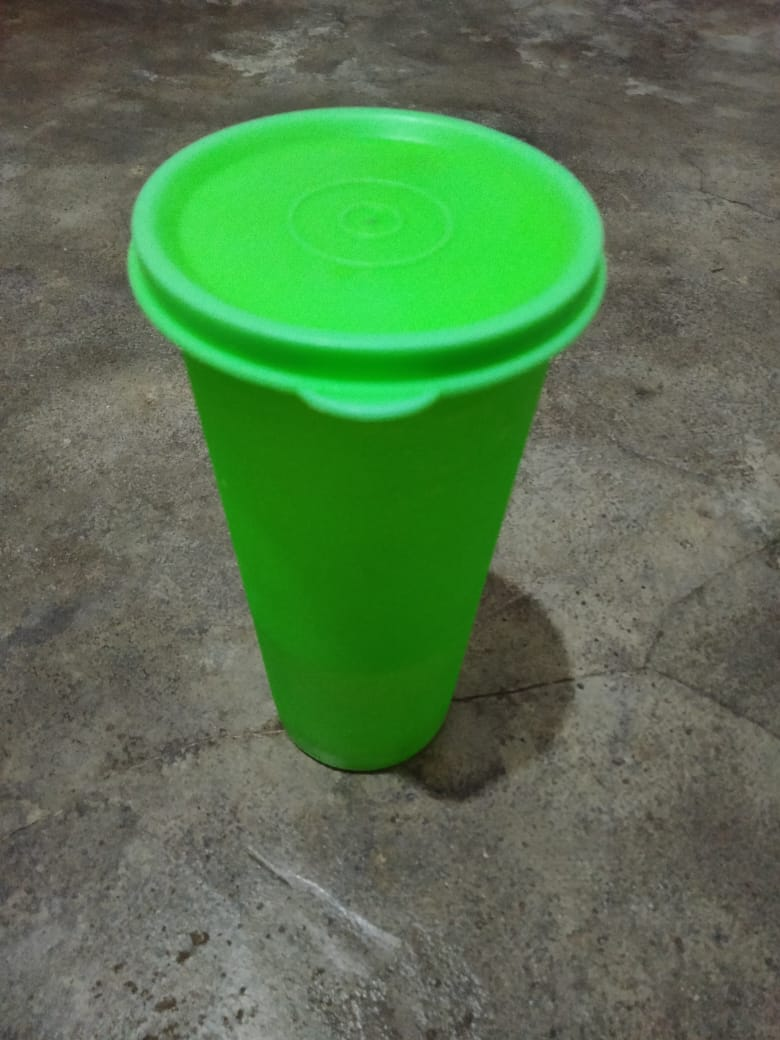
#> input picture Rio Adrian_1MIO_062340833237/Tambahan/botol.jpg, 780 x 1040 px, found by its file name
$ python Tambahan_botol.py
#> lines starting #> are read from the running program, lines starting #| are printed output that depends on the picture; after the words box and inside, x2 and y2 are one past the last pixel; in counts of white or black regions, pixels touching at a corner belong together
#> further down, original is the input picture: shape (1040, 780, 3); mean B, G, R 78.1, 116.2, 85.6
import cv2
import numpy as np
import matplotlib.pyplot as plt

# Fungsi untuk melakukan deteksi tepi pada gambar
def edge_detection(image):
    gray = cv2.cvtColor(image, cv2.COLOR_BGR2GRAY)
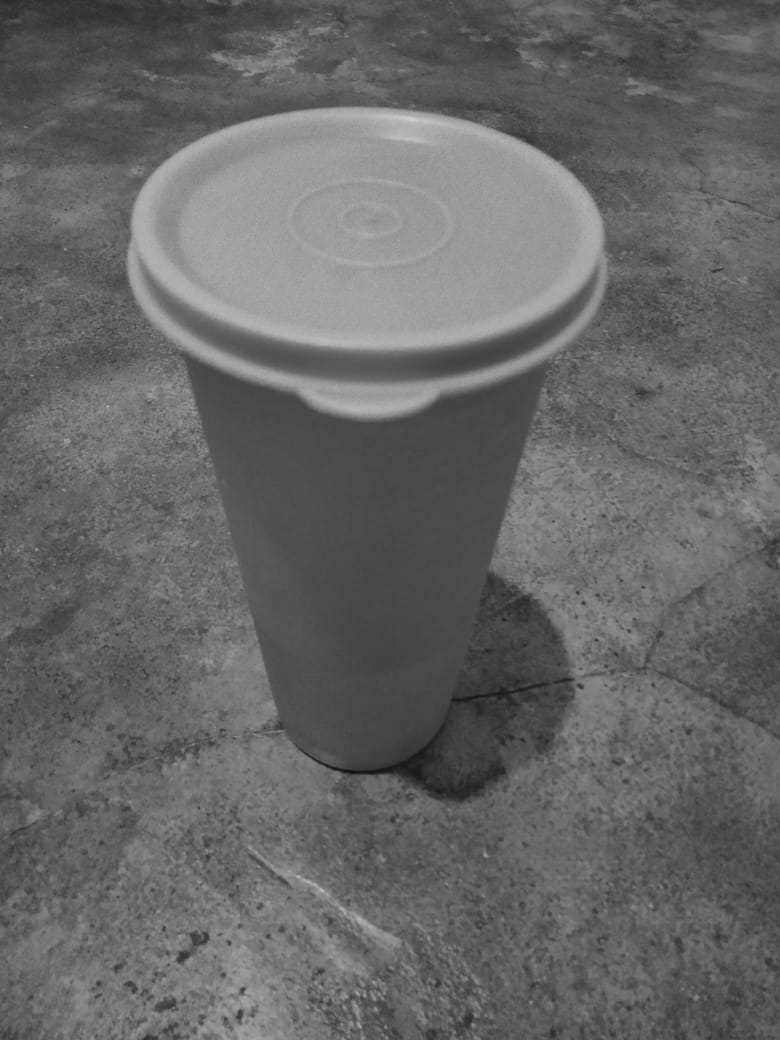
#> gray: shape (1040, 780); min 16, max 207, mean 102.7
    edges = cv2.Canny(gray, 50, 150)
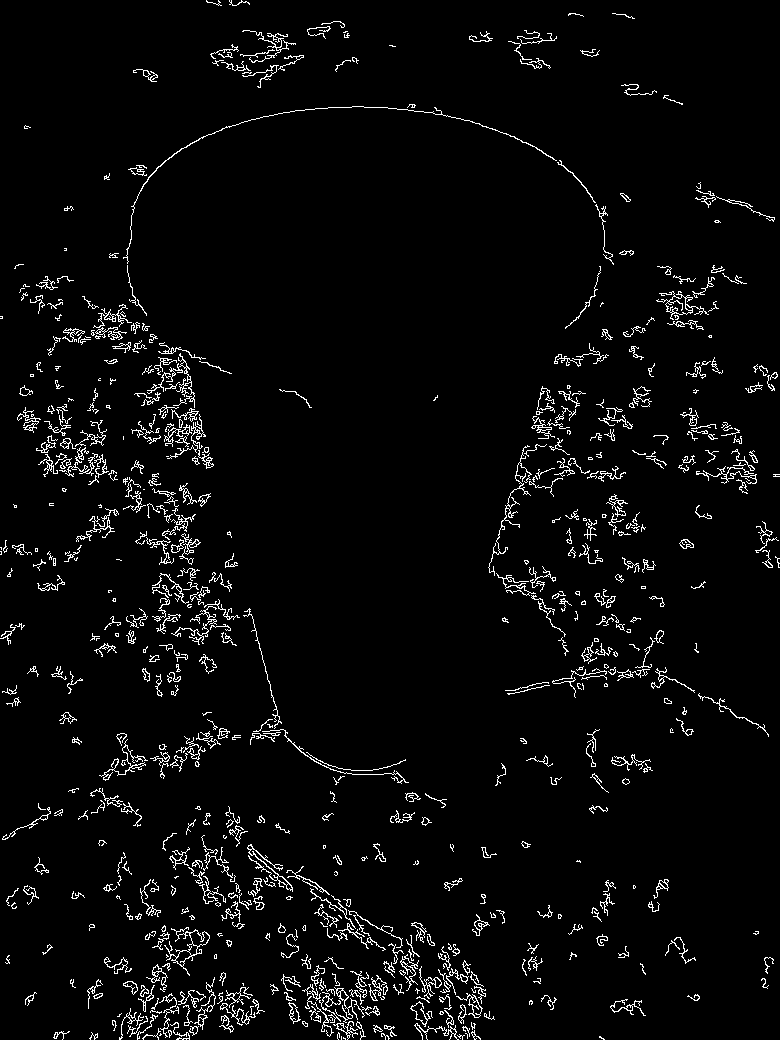
#> edges: shape (1040, 780); 3.8% white in thin lines or dots
    return cv2.cvtColor(edges, cv2.COLOR_GRAY2RGB)
#> returned value: shape (1040, 780, 3); 3.8% white in thin lines or dots

# Fungsi untuk melakukan segmentasi pada gambar
def remove_background(image):
    hsv = cv2.cvtColor(image, cv2.COLOR_BGR2HSV)
#> hsv: shape (1040, 780, 3); mean H, S, V 35.8, 77.5, 117.6
    lower_green = np.array([40, 40, 40])  # Nilai batas rendah untuk warna hijau dalam format HSV
    upper_green = np.array([80, 255, 255])  # Nilai batas tinggi untuk warna hijau dalam format HSV
    mask = cv2.inRange(hsv, lower_green, upper_green)
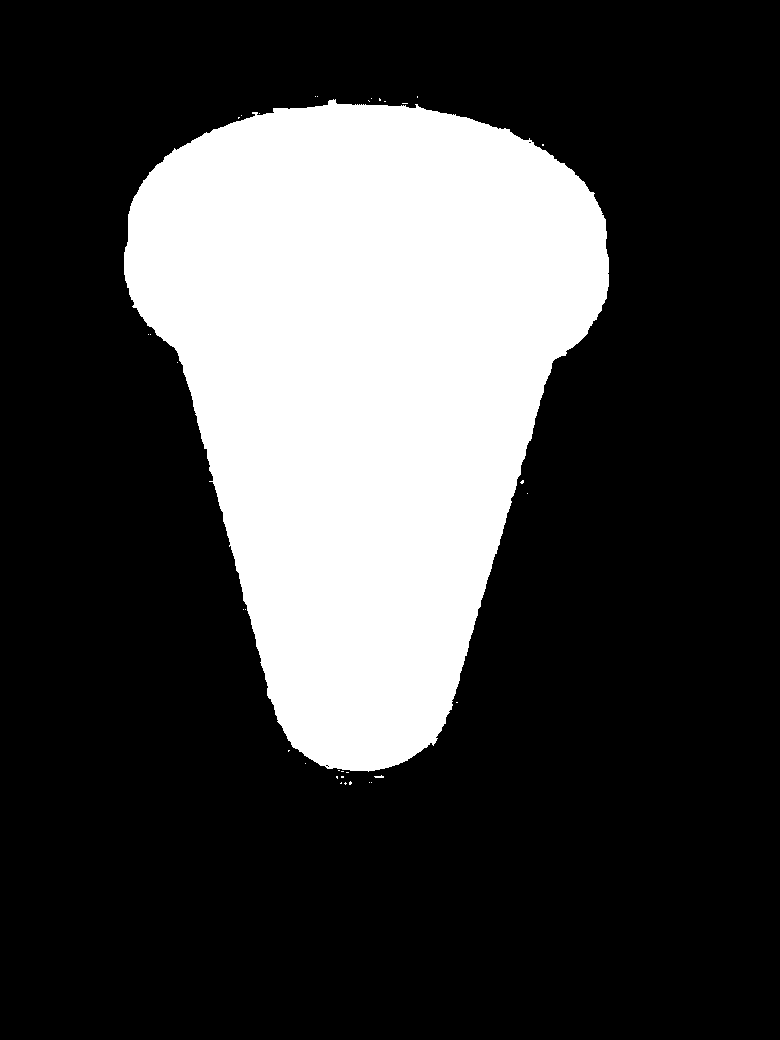
#> mask: shape (1040, 780); 26% white; 34 white regions (32 under 20 px), largest, box (x1, y1, x2, y2) and area: (124, 99, 609, 772) 210969, (374, 775, 384, 778) 20
    result = cv2.bitwise_and(image, image, mask=mask)
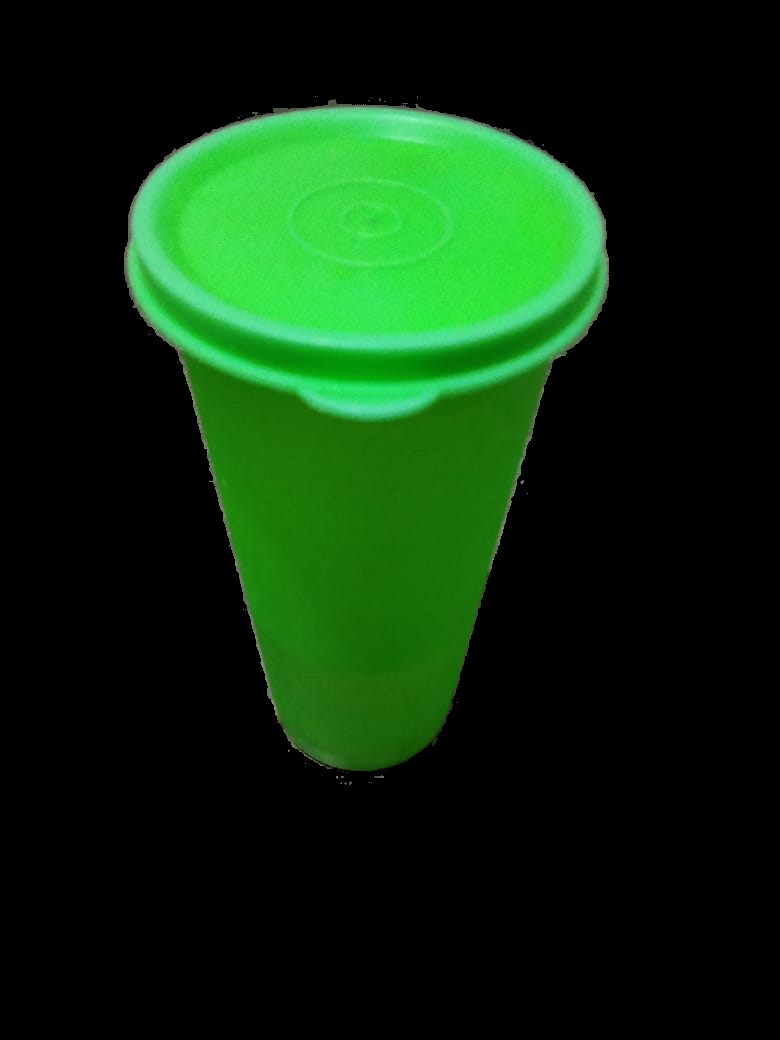
#> result: shape (1040, 780, 3); mean B, G, R 12.8, 43.3, 11.7
    return result

# Baca gambar
original = cv2.imread('Tambahan/botol.jpg')

# Deteksi tepi pada gambar
edges = edge_detection(original)

# Hapus background pada gambar dengan segmentasi warna kuning
segmented = remove_background(original)

# untuk menampilkan ketiga gambar dalam satu jendela
plt.figure(figsize=(10, 5))

# Gambar original
plt.subplot(1, 3, 1)
plt.imshow(cv2.cvtColor(original, cv2.COLOR_BGR2RGB))
plt.title('Gambar Original')
plt.axis('off')

# Gambar dengan deteksi tepi
plt.subplot(1, 3, 2)
plt.imshow(edges)
plt.title('Deteksi Tepi Gambar')
plt.axis('off')

# Gambar dengan segmentasi
plt.subplot(1, 3, 3)
plt.imshow(cv2.cvtColor(segmented, cv2.COLOR_BGR2RGB))
plt.title('Hasil Segmentasi')
plt.axis('off')

# Tampilkan jendela
plt.show()
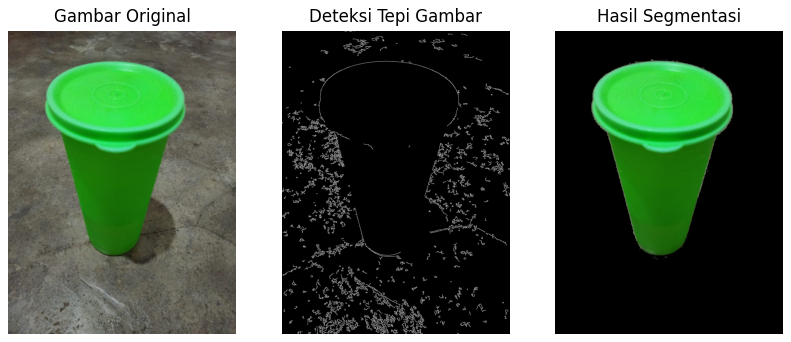
#> figure drawn by matplotlib, 3 panels
